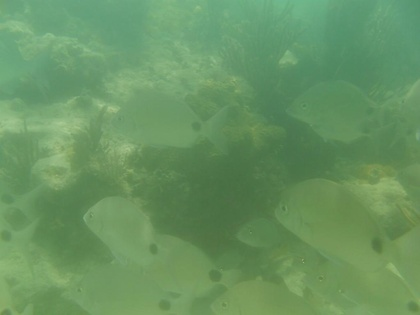
%> input picture underwater/8.jpg, 420 x 315 px, shrunk from 1024 x 768 before the run
$ octave main_softmatting.m   (GNU Octave 9; MATLAB toolbox functions it lacks are replaced by stand-ins)
%> lines starting %> are read from the running program, lines starting %| are printed output that depends on the picture; in (x1, y1, x2, y2) boxes, pixels count from 0 and x2, y2 are one past the last pixel; in counts of white or black regions, pixels touching at a corner belong together; the program's own positions count from 1
### get_underwater_dark_channel.m
function Udark = get_underwater_dark_channel(image, win_size)

[m, n, ~] = size(image);

Ig = image( : , : , 2);
Ib = image( : , : , 3);

%选取窗口定义初始化
Igg = 1./zeros(m + (win_size-1), n + (win_size-1));
Ibb = 1./zeros(m + (win_size-1), n + (win_size-1));

radius_size = floor(win_size / 2);
Igg(radius_size : (m + radius_size-1), radius_size :(n + radius_size-1)) = Ig;
Ibb(radius_size : (m + radius_size-1), radius_size :(n + radius_size-1)) = Ib;

Udark = zeros(m, n);

for i = 1 : 1 : m
    for j = 1 : 1 : n
        Gmin = min(min( Igg(i : i + (win_size-1), j : j + (win_size-1)) ));
        Bmin = min(min( Ibb(i : i + (win_size-1), j : j + (win_size-1)) ));
        Udark(i,j) = min(Gmin, Bmin);
    end
end

### get_atomsphere.m
%求解大气光强度A
function Atomsphere = get_atomsphere(image, dark_channel)

[m, n, ~] = size(image);

pixels_num = m * n; % 像素总和

select_pixel_num = floor(pixels_num * 0.0001); %选取像素0.1%

max_pix = [0, 0];

for i = 1 : 1 : select_pixel_num
    MaxVaule = max(max(dark_channel));
    [x, y] = find(dark_channel == MaxVaule);
    dark_channel(dark_channel == MaxVaule) = 0; %最大值清零，寻找其他合适的值
    max_pix = vertcat(max_pix, [x, y]);

    num = length(max_pix);
    if num > select_pixel_num
        break;
    end
end
%取select_pixel_num个合适值，去除首个初始化值与后面超出个数的值
Max_Pix = max_pix(2 : select_pixel_num + 1, : );

Rsum = 0;  Jr = image(:,:,1);
Gsum = 0;  Jg = image(:,:,2);
Bsum = 0;  Jb = image(:,:,3);

for i = 1 : 1 : select_pixel_num
    Rsum = Rsum + Jr(Max_Pix(i, 1), Max_Pix(i, 2));
    Gsum = Gsum + Jg(Max_Pix(i, 1), Max_Pix(i, 2));
    Bsum = Bsum + Jb(Max_Pix(i, 1), Max_Pix(i, 2));
end

sum = [Rsum/select_pixel_num, Gsum/select_pixel_num, Bsum/select_pixel_num];

Atomsphere = repmat(reshape(sum, [1, 1, 3]), m, n);

### get_laplacian.m
function [ L ] = get_laplacian( image )
%GET_LAPLACIAN

[m, n, c] = size(image);

img_size = m*n;

win_rad = 1;

epsilon = 0.0000001;

max_num_neigh = (win_rad*2+1)^2;

ind_mat = reshape( 1:img_size, m, n);

indices = 1 : (m*n);

num_ind = length(indices); %计算矩阵长度

max_num_vertex = max_num_neigh  * num_ind;

%三维矩阵初始化
row_inds = zeros( max_num_vertex, 1 );
col_inds = zeros( max_num_vertex, 1 );
vals = zeros( max_num_vertex, 1 );

len = 0;

for k = 1 : length(indices)

    ind = indices(k);

    [i, j] = ind2sub( [m n], ind );  % 索引数组小标

    m_min = max( 1, i - win_rad );
    m_max = min( m, i + win_rad );
    n_min = max( 1, j - win_rad );
    n_max = min( n, j + win_rad );

    win_inds = ind_mat( m_min : m_max, n_min : n_max );
    win_inds = win_inds(:);

    num_neigh = size( win_inds, 1 ); %窗口数量

    win_image = image( m_min : m_max, n_min : n_max, : );
    win_image = reshape( win_image, num_neigh, c );

    win_mean = mean( win_image, 1 ); %均差

    % 公式(15) inv：求逆矩阵 eye：单位矩阵
    win_var = inv( (win_image' * win_image / num_neigh) - (win_mean' * win_mean) + (epsilon / num_neigh * eye(c) ) );

    win_image = win_image - repmat( win_mean, num_neigh, 1 );

    win_vals = ( 1 + win_image * win_var * win_image' ) / num_neigh;

    sub_len = num_neigh * num_neigh;

    win_inds = repmat(win_inds, 1, num_neigh); %4x1矩阵拓展为

    row_inds(1+len: len+sub_len) = win_inds(:); %合并为列向量后付给row_inds

    win_inds = win_inds';

    col_inds(1+len: len+sub_len) = win_inds(:);

    vals(1+len: len+sub_len) = win_vals(:);

    len = len + sub_len;

end

A = sparse(row_inds(1:len),col_inds(1:len),vals(1:len),img_size,img_size);
%创建稀疏矩阵S = sparse(i,j,v,m,n) 将 S 的大小指定为 m×n

D = spdiags(sum(A,2),0,n*m,n*m);  %通过获取sum(A,2)的列并沿2指定的对角线放置它们，创建一个(m*n)x(n*m)稀疏矩阵

L = D - A;

end

### softmatting.m
function result = softmatting(image, t, lambda)

[m, n, ~] = size(image);

L = get_laplacian(image);

A = L + lambda * speye(size(L));
b = lambda * t(:);

x = A \ b;

result = reshape(x, m, n);
end

### main_softmatting.m
clc;
clear all;
close all;

tic; % 计时开始

win_size = 15;
W = 0.95;
t0 = 0.1;
l = 10^-4;

image = double(imread('./underwater/8.jpg'))/255;
figure('name', 'forest.jpg'); imshow(image);

Udark = get_underwater_dark_channel(image, win_size);
%> after the loop in get_underwater_dark_channel, `for i = 1 : 1 : m`:
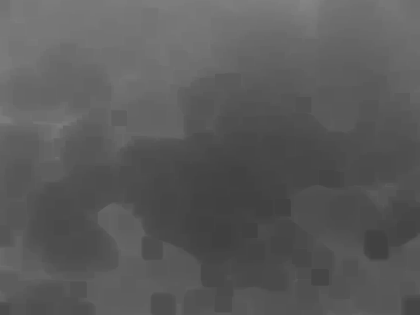
%> Udark: size 315x420 double; min 0.251, max 0.518, mean 0.354

Atom  = get_atomsphere(image, Udark);
%> the loop in get_atomsphere, `for i = 1 : 1 : select_pixel_num` made 2 passes
%> (MaxVaule, x, y, num) on pass 1: (0.518, [1; 2; 1; 2; 1; 2; 1; 2; 1; 2; 1; 2], [301; 301; 302; 302; 303; 303; 304; 304; 305; 305; 306; 306], 13)
%> (MaxVaule, num) on pass 2: (0.514, 32)
%> after the loop in get_atomsphere, `for i = 1 : 1 : select_pixel_num`: dark_channel: size 315x420 double; 0.02% of pixels changed, all inside (x1, y1, x2, y2) = (300, 0, 312, 3)
%> after the loop in get_atomsphere, `for i = 1 : 1 : select_pixel_num`: max_pix = 32 rows, first 12: [0 0; 1 301; 2 301; 1 302; 2 302; 1 303; 2 303; 1 304; 2 304; 1 305; 2 305; 1 306]
%> in get_atomsphere, `Max_Pix = max_pix(2 : select_pixel_num + 1, : );`: Max_Pix = 13 rows, first 12: [1 301; 2 301; 1 302; 2 302; 1 303; 2 303; 1 304; 2 304; 1 305; 2 305; 1 306; 2 306]
%> in get_atomsphere, `Jr = image(:,:,1)`:
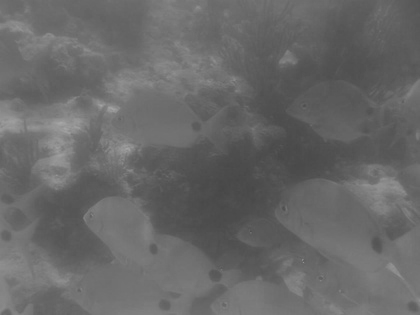
%> Jr: size 315x420 double; min 0.278, max 0.655, mean 0.408
%> the loop in get_atomsphere, `for i = 1 : 1 : select_pixel_num` made 13 passes
%> (Rsum, Gsum, Bsum) on passes 1 to 12: (0.427, 0.714, 0.545), (0.855, 1.43, 1.09), (1.28, 2.14, 1.64), (1.71, 2.85, 2.18), (2.14, 3.57, 2.73), (2.57, 4.29, 3.27), (3, 5, 3.81), (3.43, 5.72, 4.35), (3.86, 6.43, 4.89), (4.29, 7.14, 5.42), (4.72, 7.85, 5.96), (5.15, 8.57, 6.49)
%> in get_atomsphere, `sum = [Rsum/select_pixel_num, Gsum/select_pixel_num, Bsum/select_pixel..`: sum = [0.43 0.714 0.541]
%> in get_atomsphere, `Atomsphere = repmat(reshape(sum, [1, 1, 3]), m, n);`:
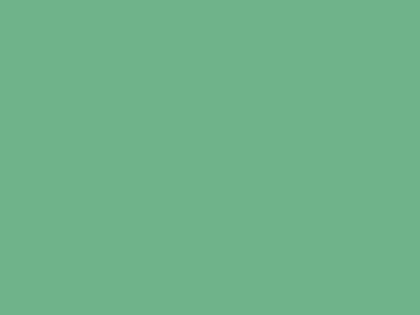
%> Atomsphere: size 315x420x3 double; mean R, G, B 0.43, 0.714, 0.541

t = 1 - W * get_underwater_dark_channel(image ./ Atom, win_size);
%> call 2 of get_underwater_dark_channel, with win_size = 15
%> in get_underwater_dark_channel (call 2), `Ig = image( : , : , 2);`:
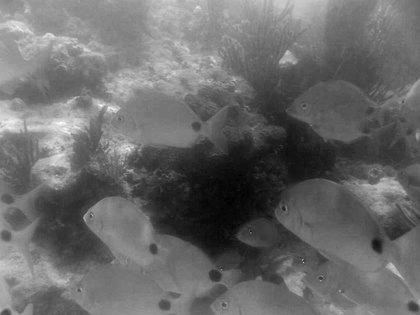
%> Ig: size 315x420 double; min 0.599, max 1.11, mean 0.812; drawn with min black and max white
%> in get_underwater_dark_channel (call 2), `Ib = image( : , : , 3);`:
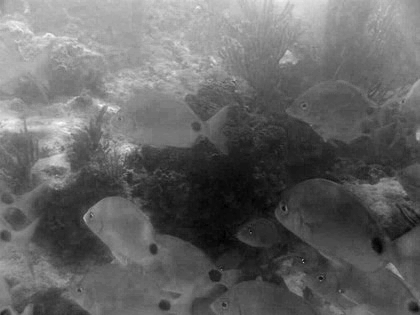
%> Ib: size 315x420 double; min 0.464, max 1.08, mean 0.711; drawn with min black and max white
%> after the loop in get_underwater_dark_channel (call 2), `for i = 1 : 1 : m`:
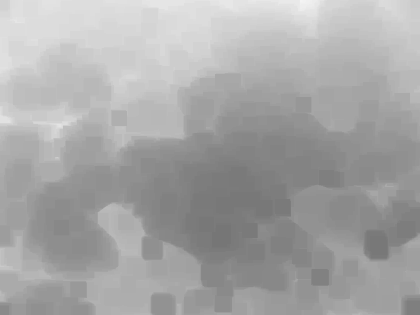
%> Udark: size 315x420 double; min 0.464, max 0.958, mean 0.655
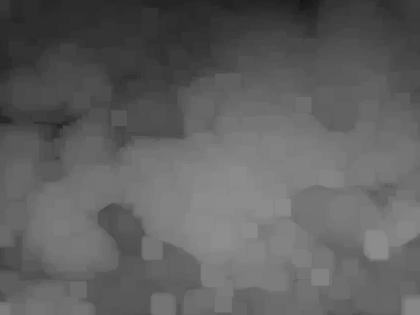
%> t: size 315x420 double; min 0.0903, max 0.559, mean 0.378

trans_est = softmatting(image, t, l);
%> (the run ends here)
